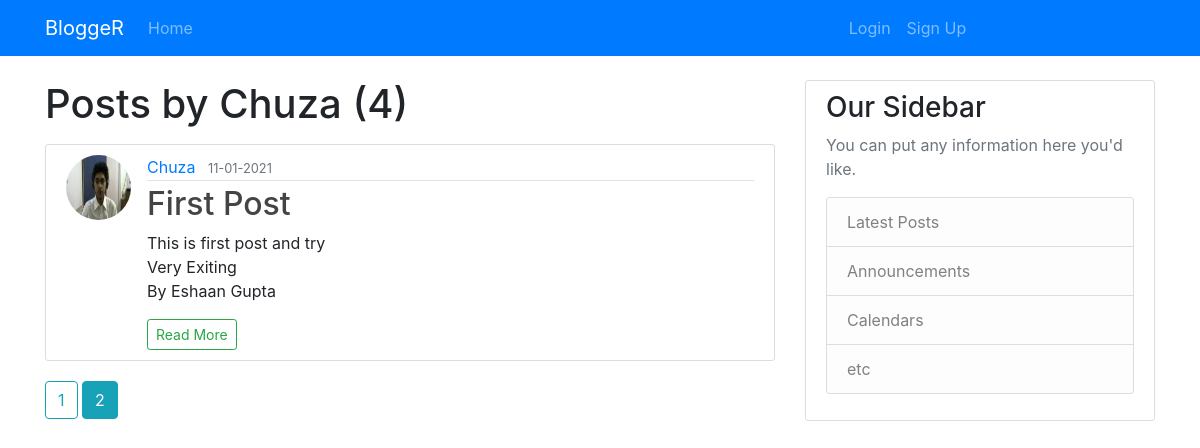
Page /user/Chuza?page=2 on the committed database.
### main/models.py (models this page shows, shortened)
class User(db.Model,UserMixin):
    id = db.Column(db.Integer, primary_key=True)
    username = db.Column(db.String(20), unique=True, nullable=False)
    email = db.Column(db.String(120), unique=True, nullable=False)
    image_file = db.Column(db.String(20), unique=False,
                           nullable=False, default="default.jpg")
    password = db.Column(db.String(60), nullable=False)
    posts = db.relationship('Post',
                            backref=db.backref('author', lazy=True))

class Post(db.Model):
    id = db.Column(db.Integer, primary_key=True)
    title = db.Column(db.String, nullable=False)
    date_posted = db.Column(db.DateTime, nullable=False,
                            default=datetime.utcnow)
    content = db.Column(db.Text, nullable=False)
    user_id = db.Column(db.Integer, db.ForeignKey('user.id'), nullable=False)

### main/routes.py (the view)
@app.route("/user/<string:username>")
def user_post(username):
    page=request.args.get('page',1,type=int)
    user=User.query.filter_by(username=username)\
        .first_or_404()
    posts=Post.query.filter_by(author=user)\
        .order_by(Post.date_posted.desc())\
            .paginate(page=page,per_page=3)
    return render_template('user_post.html',user=user,posts=posts)

### main/templates/user_post.html
{%extends "layout.html" %} {%block content%}
<h1 class="mb-3">Posts by {{user.username}} ({{posts.total}})</h1>
{%for post in posts.items%}
<article class="media content-section">
	<img src="{{url_for('static',filename='picture/'+post.author.image_file)}}" class='rounded-circle article-img'>
	<div class="media-body">
		<div class="article-metadata">
			<a class="mr-2" href="{{url_for('user_post',username=post.author.username)}}">{{ post.author.username }}</a>
			<small class="text-muted">{{ post.date_posted.strftime('%d-%m-%Y') }}</small>
		</div>
		<h2><a class="article-title" href="{{url_for('post',post_id=post.id)}}">{{ post.title }}</a></h2>
		<p class="article-content">{{ post.content[:500] }}</p>
		<a class='btn btn-outline-success btn-sm' href="{{url_for('post',post_id=post.id)}}">Read More</a>
	</div>
</article>
{%endfor%}
	{%for page_num in posts.iter_pages(left_edge=1,right_edge=1,left_current=1,right_current=2)%}
		{%if page_num%}
			{%if page_num==posts.page%}
				<a class="btn btn-info mb-4" href="{{url_for('user_post',username=user.username,page=page_num)}}">{{page_num}}</a>
			{%else%}
				<a class="btn btn-outline-info mb-4" href="{{url_for('user_post',username=user.username,page=page_num)}}">{{page_num}}</a>
			{%endif%}
		{%else%}
			...
		{%endif%}
	{%endfor%}
{%endblock content%}

### main/static/main.css (style rules this page uses)
body { background: #fafafa; color: #333333; margin-top: 5rem; }
h1, h2, h3, h4, h5, h6 { color: #444444; }
.content-section { background: #ffffff; padding: 10px 20px; border: 1px solid #dddddd; border-radius: 3px; margin-bottom: 20px; }
.article-title { color: #444444; }
.article-content { white-space: pre-line; }
.article-img { height: 65px; width: 65px; margin-right: 16px; }
.article-metadata { padding-bottom: 1px; margin-bottom: 4px; border-bottom: 1px solid #e3e3e3 }

### rows in the picture
User: username "Chuza"
Post: image_file (picture), author.username "Chuza", date_posted "11-01-2021", title "First Post", content "This is first post and try Very Exiting By Eshaan Gupta"

### other values in the picture
{{ posts.total }} "4"
{{ page_num }} "1"
{{ page_num }} "2"
